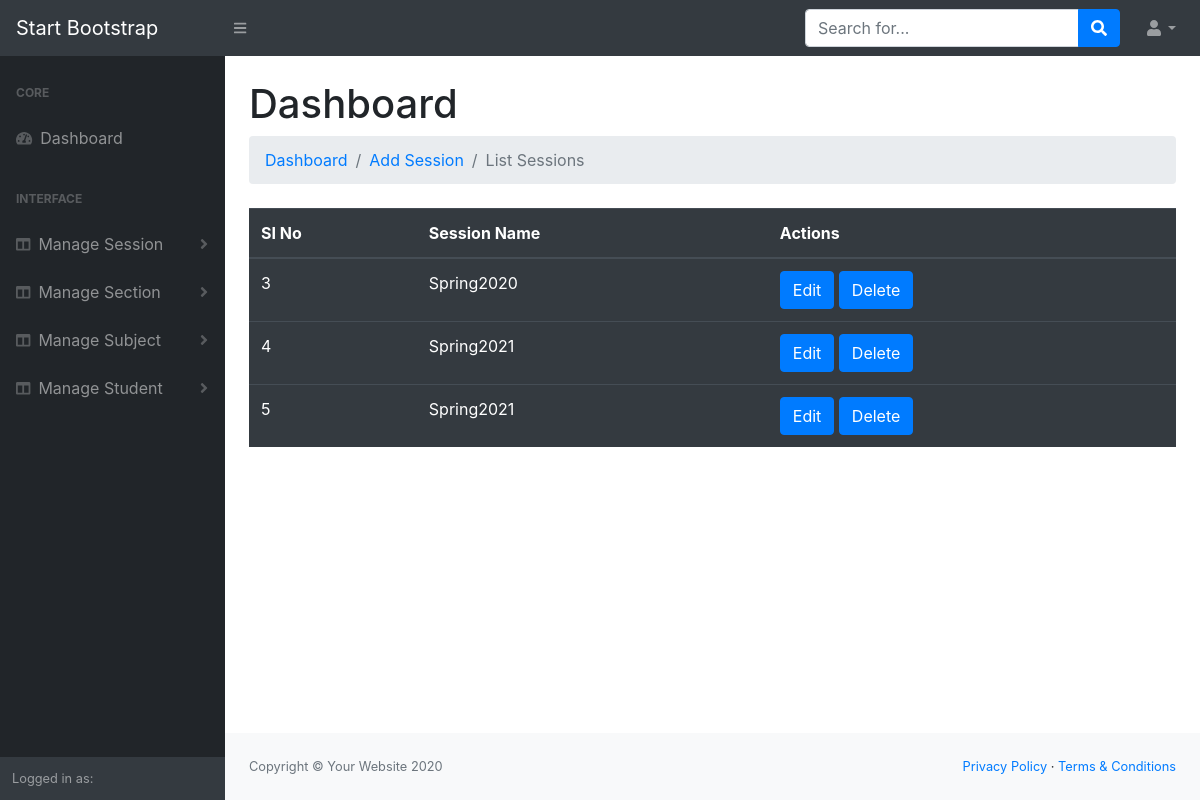
Screenshot of /listAllSession.php with the database file from the repository.
### tables this page shows
CREATE TABLE `session` (
  `id` int(11) NOT NULL,
  `session` varchar(255) NOT NULL
);

### listAllSession.php (the view, shortened to what this page needs)
<?php include'header.php';
      include 'connection.php';
?>
    <div id="layoutSidenav_content">
        <main>
            <div class="container-fluid">
                <h1 class="mt-4">Dashboard</h1>
                <ol class="breadcrumb mb-4">
                    <li class="breadcrumb-item"><a href="index.php">Dashboard</a></li>
                    <li class="breadcrumb-item "><a href="addSession.php"> Add Session</a> </li>
                    <li class="breadcrumb-item active">List Sessions</li>
                </ol>
                <div class="row">
                    <div class="col-md-12">
                         <table class="table table-dark ">
                            <thead>
                               <th>SI No</th>
                               <th>Session Name</th>
                               <th>Actions</th>
                            </thead>
                            <tbody>
                             <?php
                    $str="SELECT * FROM session";
                    $results = mysqli_query($con,$str);
                    while($row = mysqli_fetch_array($results)){?>
                        <tr>
                            <td><?php echo $row['id']?></td>
                            <td><?php echo $row['session']?></td>
                            <td>
                                <a class="btn btn-primary" href="editSession.php?id=<?php echo $row['id']?>">Edit</a>
                                <a class="btn btn-primary" data-toggle="modal" data-target="#myModal<?php echo $row['id']?>">Delete</a>
                            </td>
                        </tr>
                        <?php } ?>
                            </tbody>
                </table>
            </div>
        </div>
            </div>
        </main>
 <?php include'footer.php'?>

### rows the page displays
session: id "3", session "Spring2020"
session: id "4", session "Spring2021"
session: id "5", session "Spring2021"
